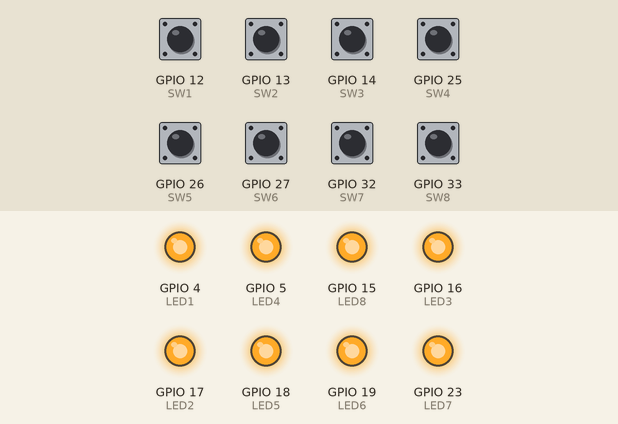
Simulated run of this sketch. Board: ESP32. On the bench: output pins drawn as LEDs (lit = HIGH). The test bench sets the inputs (shaded band); at power-on: GPIO 12 (SW1), GPIO 13 (SW2), GPIO 14 (SW3), GPIO 25 (SW4), GPIO 26 (SW5), GPIO 27 (SW6), GPIO 32 (SW7), GPIO 33 (SW8) HIGH.

Above: at 1.2 s.
1.3 s: GPIO 12 (SW1) pulled LOW for 0.15 s
At 1.37 s:
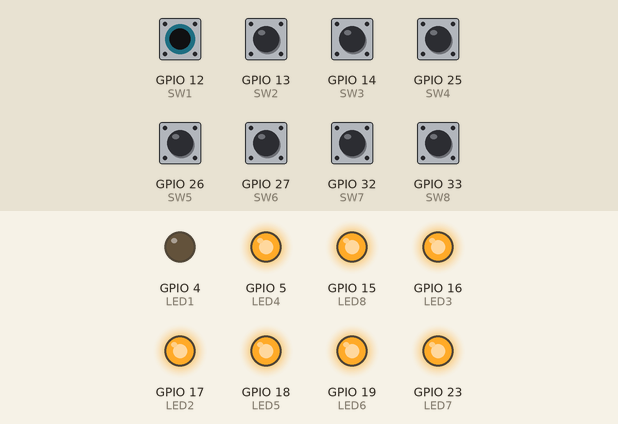
2.9 s: GPIO 13 (SW2) pulled LOW for 0.15 s
At 2.97 s:
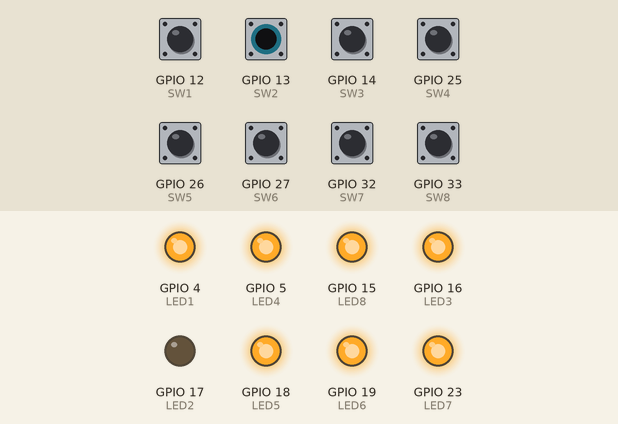
4.5 s: GPIO 14 (SW3) pulled LOW for 0.15 s
At 4.57 s:
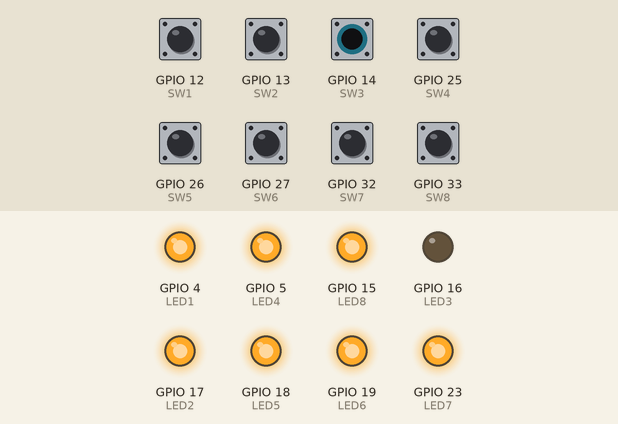
6.1 s: GPIO 25 (SW4) pulled LOW for 0.15 s
At 6.17 s:
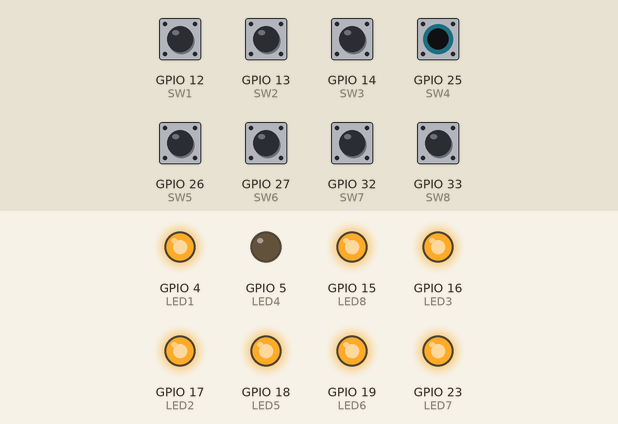
7.7 s: GPIO 26 (SW5) pulled LOW for 0.15 s
At 7.77 s:
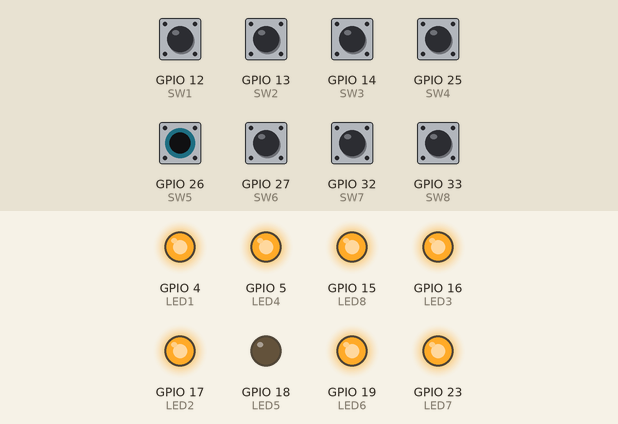
9.3 s: GPIO 27 (SW6) pulled LOW for 0.15 s
At 9.37 s:
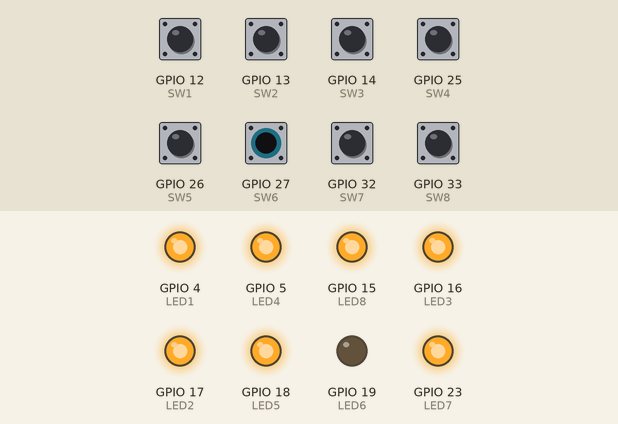
Timing chart, 0 to 11.9 s (numbered marks = the images above; inputs shaded):
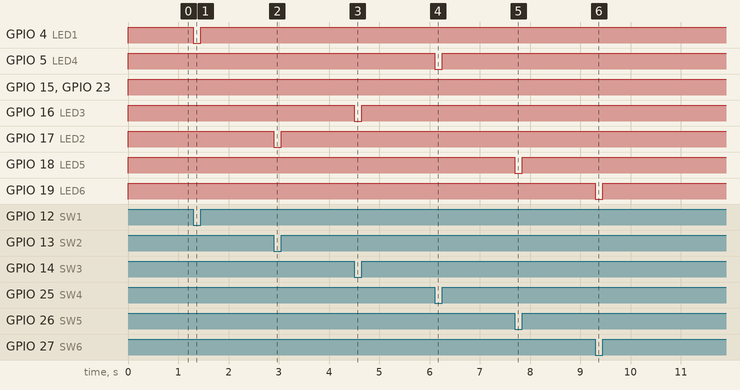

The sketch:

LED_SW.ino
```cpp
#define LED1  GPIO_NUM_4
#define LED2  GPIO_NUM_17
#define LED3  GPIO_NUM_16
#define LED4  GPIO_NUM_5
#define LED5  GPIO_NUM_18
#define LED6  GPIO_NUM_19
#define LED7  GPIO_NUM_23
#define LED8  GPIO_NUM_15

#define SW1   GPIO_NUM_12
#define SW2   GPIO_NUM_13
#define SW3   GPIO_NUM_14
#define SW4   GPIO_NUM_25
#define SW5   GPIO_NUM_26
#define SW6   GPIO_NUM_27
#define SW7   GPIO_NUM_32
#define SW8   GPIO_NUM_33


void setup()
{
  pinMode(LED1,OUTPUT);
  pinMode(LED2,OUTPUT);
  pinMode(LED3,OUTPUT);
  pinMode(LED4,OUTPUT);
  pinMode(LED5,OUTPUT);
  pinMode(LED6,OUTPUT);
  pinMode(LED7,OUTPUT);
  pinMode(LED8,OUTPUT);

  pinMode(SW1,INPUT);
  pinMode(SW2,INPUT);
  pinMode(SW3,INPUT);
  pinMode(SW4,INPUT);
  pinMode(SW5,INPUT);
  pinMode(SW6,INPUT);
  pinMode(SW7,INPUT);
  pinMode(SW8,INPUT);
}

void loop()
{
  digitalRead(SW1)?digitalWrite(LED1,HIGH):digitalWrite(LED1,LOW);
  digitalRead(SW2)?digitalWrite(LED2,HIGH):digitalWrite(LED2,LOW);
  digitalRead(SW3)?digitalWrite(LED3,HIGH):digitalWrite(LED3,LOW);
  digitalRead(SW4)?digitalWrite(LED4,HIGH):digitalWrite(LED4,LOW);
  digitalRead(SW5)?digitalWrite(LED5,HIGH):digitalWrite(LED5,LOW);
  digitalRead(SW6)?digitalWrite(LED6,HIGH):digitalWrite(LED6,LOW);
  digitalRead(SW7)?digitalWrite(LED7,HIGH):digitalWrite(LED7,LOW);
  digitalRead(SW8)?digitalWrite(LED8,HIGH):digitalWrite(LED8,LOW);

}
```

Measured:
- after the input at 1.3 s, GPIO 4 (LED1): HIGH → LOW at once, → HIGH 0.15 s later
- after the input at 2.9 s, GPIO 17 (LED2): HIGH → LOW at once, → HIGH 0.15 s later
- after the input at 4.5 s, GPIO 16 (LED3): HIGH → LOW at once, → HIGH 0.15 s later
- after the input at 6.1 s, GPIO 5 (LED4): HIGH → LOW at once, → HIGH 0.15 s later
- after the input at 7.7 s, GPIO 18 (LED5): HIGH → LOW at once, → HIGH 0.15 s later
- after the input at 9.3 s, GPIO 19 (LED6): HIGH → LOW at once, → HIGH 0.15 s later
